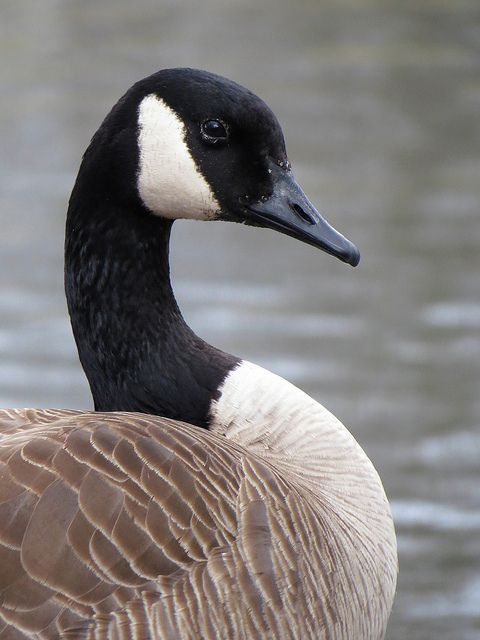
#> input picture stock/goose.jpg, 480 x 640 px
$ python -i AutoAgent.py   (imports and definitions only)
#> lines starting #> are read from the running program, lines starting #| are printed output that depends on the picture
#> further down, picture is the input picture: PIL image 480x640 RGB; mean R, G, B 128.1, 123.5, 122
import math

import PIL
import numpy as np
import matplotlib as plt
from sklearn.cluster import KMeans
from PIL import Image, ImageOps
import cv2
from scipy.spatial.distance import cdist


def kMeans(x, k, no_iter):
    idX = np.random.choice(len(x), k, replace=False)

    centroids = x[idX, :]

    distances = cdist(x, centroids, "euclidean")

    points = np.array([np.argmin(i) for i in distances])

    for _ in range(no_iter):  # underscore in this context means to ignore value of specific location
        centroids = []
        for idX in range(k):
            temp_cent = x[points == idX].mean(axis=0)
            centroids.append(temp_cent)

        centroids = np.vstack(centroids)

        distances = cdist(x, centroids, "euclidean")
        points = np.array([np.argmin(i) for i in distances])

    return points


###########################################################
# Credits to: Juan De Dios Santos
###########################################################
def compute_histogram(model, numColors=5):
    labels_list = np.arange(0, numColors + 1)
    # this histogram says how many pixels fall into one of the bins
    (hist, _) = np.histogram(model.labels_, bins=labels_list)
    hist = hist.astype('float')
    hist /= hist.sum()

    return hist


def draw_leading_color_plot(hist, centroids):
    # the first two values of np.zeros(...) represent the size of the rectangle
    # the 3 is because of RGB
    plot_width = 700
    plot_length = 150
    plot = np.zeros((plot_length, plot_width, 3), dtype='uint8')
    start = 0

    for (percent, color) in sorted(zip(hist, centroids), key=lambda x: x[0], reverse=True):
        end = start + (percent * plot_width)
        # append the leading colors to the rectangle
        cv2.rectangle(plot, (int(start), 0), (int(end), plot_length),
                      color.astype('uint8').tolist(), -1)
        # print(color)
        start = end

    # return the rectangle chart
    return plot


###########################################################
def colorDistance(c1, c2):
    """
    Get distance between two colors

    :param c1: RGB list representing color 1 (like [255, 255, 0] )
    :param c2: RGB list representing color 2
    :return: Float representing distance between the 2 colors
    """
    # Formula: sqrt(distance between red + distance between green + distance between blue)
    return math.sqrt((c1[0] - c2[0]) ** 2 + (c1[1] - c2[1]) ** 2 + (c1[2] - c2[2]) ** 2)


def get5LeadingColors(hist, centroids):
    colorList = []
    for (percent, color) in sorted(zip(hist, centroids), key=lambda x: x[0], reverse=True):
        colorList.append([color[0], color[1], color[2]])

    return colorList


class AutoAgent:
    """
    AutoAgent

    This class is the "interface" of the agents
    """

    def __init__(self, img: Image, numColors=5):
#> called with numColors = 5
        self.img = img
        width, height = img.size
#> width = 480; height = 640
        self.leftHalf = img.crop((0, 0, width / 2, height))
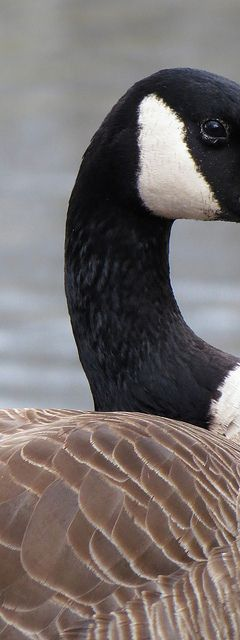
#> self.leftHalf: PIL image 240x640 RGB; mean R, G, B 117.2, 110, 108.6
        self.rightHalf = img.crop((width / 2, 0, width, height))
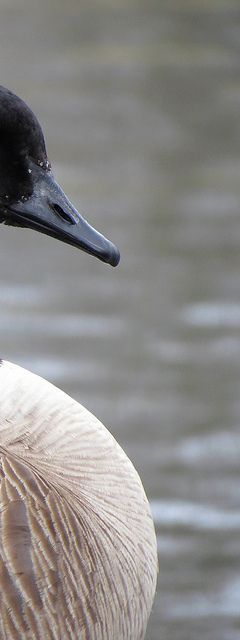
#> self.rightHalf: PIL image 240x640 RGB; mean R, G, B 138.9, 137, 135.4
        self.colorList = self.KMeansFunction(numColors)

        # self.leftHalf.show()
        # self.rightHalf.show()

        self.recolorLeftHalf = self.recolorLeftHalf()
        self.recolorRightHalf = self.execute()

        result = PIL.Image.new(self.img.mode, self.img.size)
        pixelMap = result.load()
        for i in range(result.size[0]):
            for j in range(result.size[1]):
                if i < width / 2:
                    pixelMap[i, j] = self.leftHalf.getPixel(i, j)
                else:
                    pixelMap[i, j] = self.rightHalf.getPixel(i, j)

        result.show()

    def KMeansFunction(self, numColors=5):
        """
        Function that takes in the first numColors most frequent colors of the left half of the image using K Means

        :return:
        """
#> called with numColors = 5
        pilImg = self.leftHalf
        cv2Img = cv2.cvtColor(np.asarray(pilImg), cv2.COLOR_BGR2RGB)
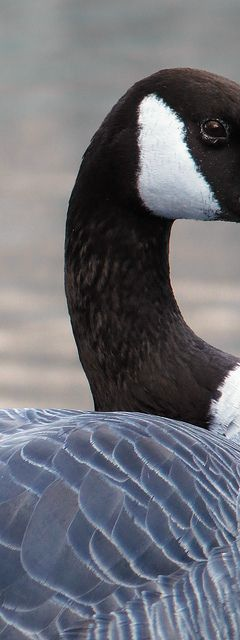
#> cv2Img: shape (640, 240, 3); mean R, G, B 108.6, 110, 117.2
        cv2Img = cv2Img.reshape((cv2Img.shape[0] * cv2Img.shape[1], 3))
        model = KMeans(n_clusters=numColors)
        model.fit(cv2Img)

        hist = compute_histogram(model, numColors)
        # [6 lines of commented-out code are left out]

        colorList = get5LeadingColors(hist, model.cluster_centers_)

        # Display the RGB values of the 5 most frequent colors
        print("\nHere are the RGB values of the colors:")
        for i in colorList:
            print(i)

        return colorList

    def recolorLeftHalf(self):
        """
        Recolors left half with the nearest rep color

        :return: Image
        """
        leftWidth, leftLen = self.leftHalf.size
#> leftWidth = 240; leftLen = 640
        rgb_leftHalf = self.leftHalf.convert("RGB")
        recolorLeftHalf = self.leftHalf
        for x in range(leftWidth):
            for y in range(leftLen):
                r, g, b = rgb_leftHalf.getpixel((x, y))
                closestColors = sorted(self.colorList, key=lambda color: colorDistance(color, [r, g, b]))
                closest = closestColors[0]
                recolorLeftHalf.putpixel((x, y), (int(closest[0]), int(closest[1]), int(closest[2])))
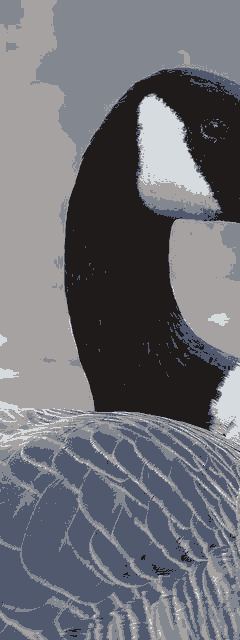
#> recolorLeftHalf: PIL image 240x640 RGB; mean R, G, B 109.1, 110.2, 117.2
                # Note: pixel RGB values in putpixel are rounded to the nearest int
        # recolorLeftHalf.show()
        return recolorLeftHalf

    def execute(self):
        """
        Function to do the recolor of the right half. Please override this in the appropriate agents

        :return: Image
        """
        pass

>>> from PIL import Image
>>> picture = Image.open('stock/goose.jpg')
>>> result = AutoAgent(picture).recolorLeftHalf()
#> in __init__, `result = PIL.Image.new(self.img.mode, self.img.size)`: result: PIL image 480x640 RGB; every value is 0
#> (the run stopped early here; a loop or call above may not have finished)
